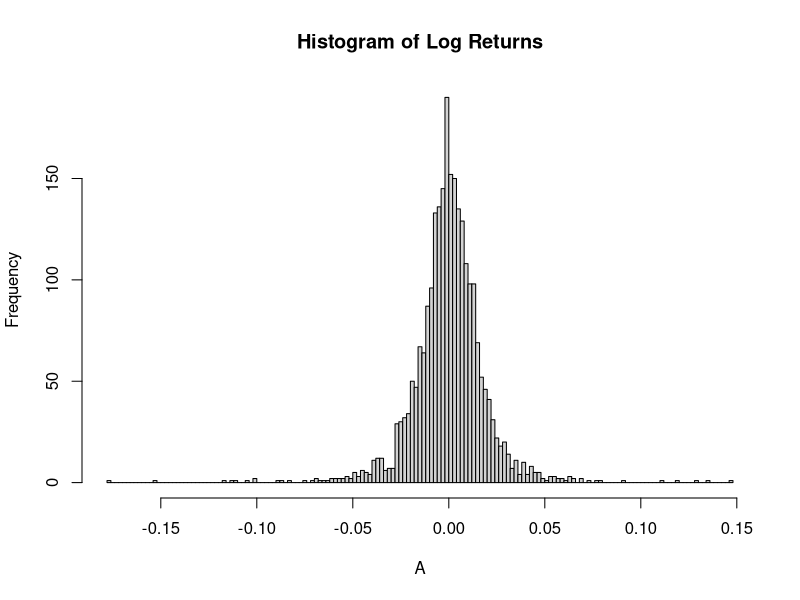
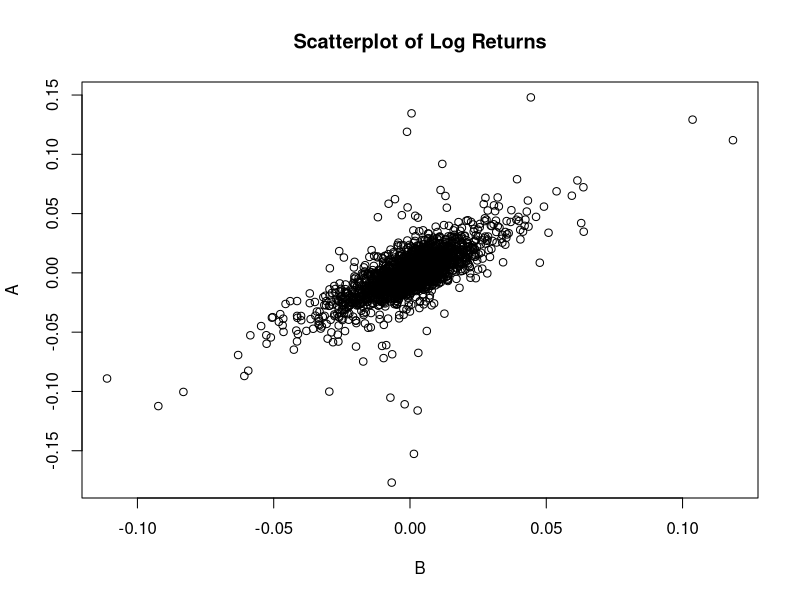
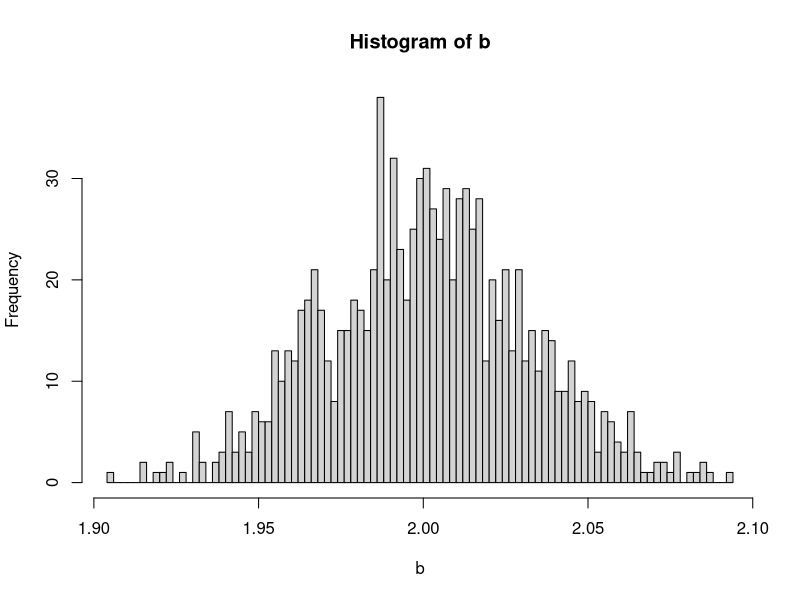
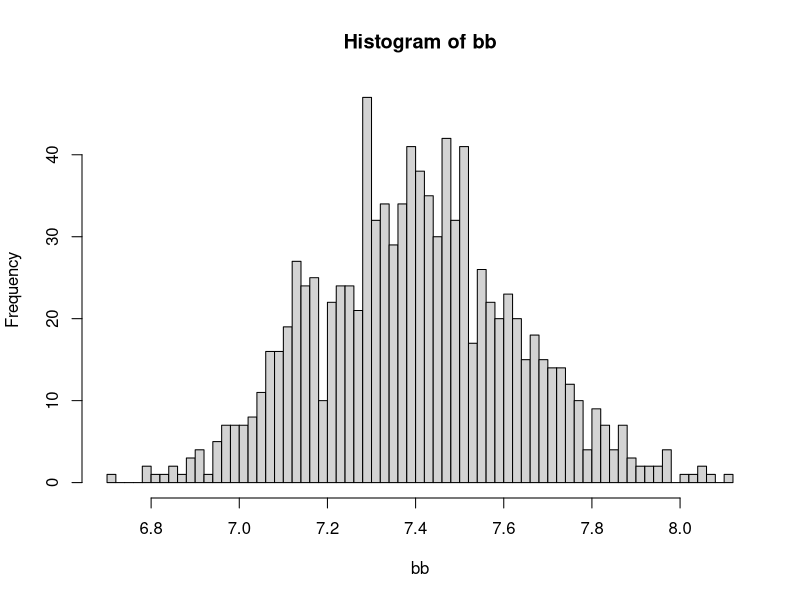

R code for these plots, in order:
#1
x1<-rnorm(10,0,1)
mean(x1)
var(x1)
sd(x1)

x2<-rnorm(10000,0,1)
mean(x2)
var(x2)
sd(x2)

x3<-rnorm(1000000,0,1)
mean(x3)
var(x3)
sd(x3)

#2

y<-read.table('2.txt',sep = ',')
y<-as.numeric(y)
x<-read.table('1.txt',sep = ',')
x<-as.numeric(x)
fit<-lm(y~x)
summary(fit)

#3
csco<-read.csv('csco.csv')
nasdaq<-read.csv('nasdaq-100.csv')
CSCO<-as.numeric(t(csco[5]))
NASDAQ<-as.numeric(t(nasdaq[5]))
len<-length(CSCO)-1
A<-rep(NA,len)
for (i in 1:len) {A[i]=log(CSCO[i]/CSCO[i+1])}
B<-rep(NA,len)
for (i in 1:len) {B[i]=log(NASDAQ[i]/NASDAQ[i+1])}
hist(A,breaks = 150,main='Histogram of Log Returns')
plot(A~B,main='Scatterplot of Log Returns')
fitAB<-lm(A~B)
confint(fitAB)

#4
require(foreign)
train<-read.dta('train.dta')
summary(train)
table(train[,1])
(model<-lm(d~x1,data=train))
predict(model,data.frame(x1=0.65))
predict(model,data.frame(x1=0.99))

#5

x<-rnorm(1000)
e<-rnorm(1000)
y<-1+2*x+e
summary(lm(y~x))

x<-rnorm(1000)
e<-rnorm(1000)
y<-1+2*x+e
summary(lm(y~x))
x<-rnorm(1000)
e<-rnorm(1000)
y<-1+2*x+e
summary(lm(y~x))
x<-rnorm(1000)
e<-rnorm(1000)
y<-1+2*x+e
summary(lm(y~x))
x<-rnorm(1000)
e<-rnorm(1000)
y<-1+2*x+e
summary(lm(y~x))
x<-rnorm(1000)
e<-rnorm(1000)
y<-1+2*x+e
summary(lm(y~x))

b<-rep(NA,1000)
for (i in 1:1000)
{x<-rnorm(1000)
 e<-rnorm(1000)
 y<-1+2*x+e
 m<-lm(y~x)
 b[i]<-coef(m)[2]}
hist(b,breaks = 70)
summary(b)
bb<-exp(b)
hist(bb,breaks = 70)
summary(bb)
